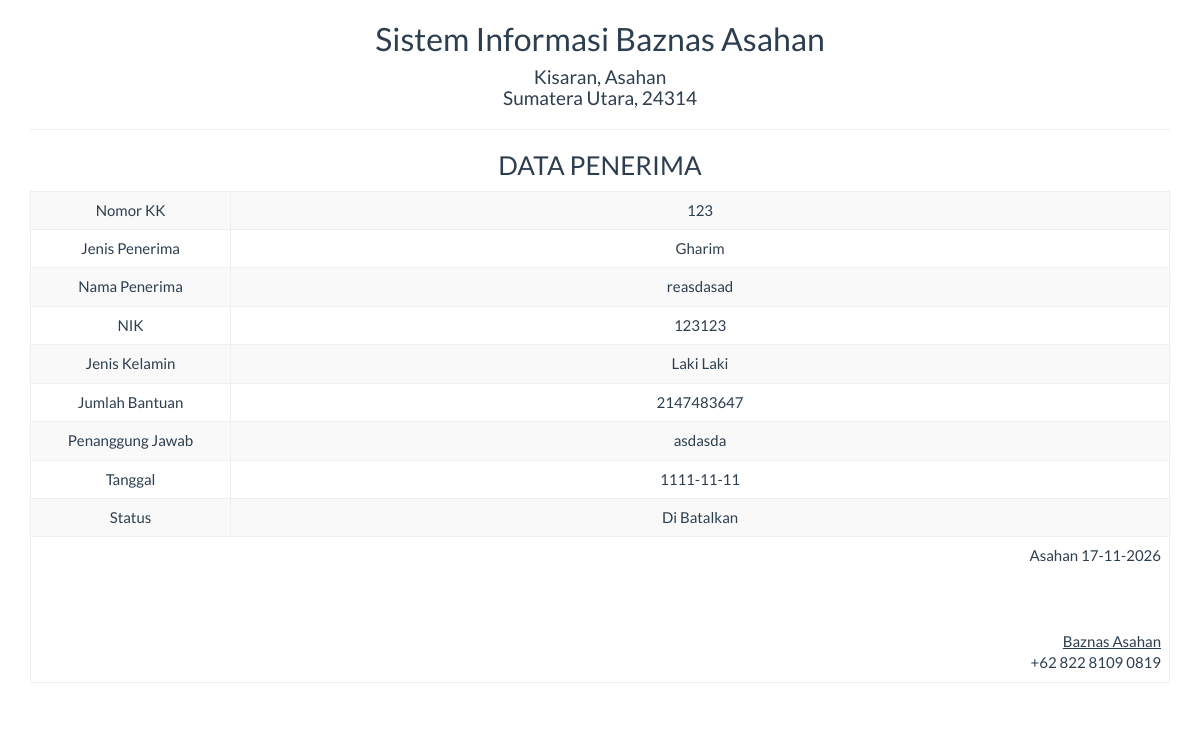
/report/buku_satu.php?id=49, run on the app's committed database.
### tables this page shows
CREATE TABLE `penerima` (
  `KK` int(16) NOT NULL,
  `no_kk` varchar(255) NOT NULL,
  `jenis_penerima` varchar(25) NOT NULL,
  `nama_penerima` varchar(255) NOT NULL,
  `nik` varchar(255) NOT NULL,
  `gender` varchar(255) NOT NULL,
  `jumlah_bantuan` varchar(255) NOT NULL,
  `penanggung` varchar(255) NOT NULL,
  `tanggal` date NOT NULL,
  `jenis_bantuan` varchar(255) NOT NULL,
  `status` varchar(25) NOT NULL,
  `keterangan` varchar(100) NOT NULL
);

### report/buku_satu.php (the view, shortened to what this page needs)
<!DOCTYPE html>
<html>
    <head>
        <link href="../Assets/css/bootstrap.min.css" rel="stylesheet" type="text/css"/>
    </head>
    <body onload="print()">
       <?php
       include '../config/koneksi.php';
       if (isset($_GET['id'])) {
        $sql = "SELECT *FROM penerima WHERE KK ='" . $_GET ['id'] . "'";
           $query = mysqli_query($koneksi, $sql);
           if (mysqli_num_rows($query) > 0) {
               $data = mysqli_fetch_array($query);
           } else {
               $data = null;
               echo "Data dengan Nomor KK $KK tidak ditemukan.";
           }
       } else {
           echo "Nomor KK tidak disediakan.";
           $data = null;
       }
       ?>
        <div class="container">
            <div class='row'>
                <div class="col-sm-12">
                    <div class="text-center">
                        <h2>Sistem Informasi Baznas Asahan </h2>
                        <h4>Kisaran, Asahan<br> Sumatera Utara, 24314</h4>
                        <hr>
                        <h3>DATA PENERIMA</h3>
                        <?php if ($data): ?>
                        <table class="table table-bordered table-striped table-hover">
                            <tbody>
                                <tr>
                                    <td>Nomor KK</td> <td><?= htmlspecialchars($data['no_kk']) ?></td>
                                </tr>
                                <tr>
                                    <td width="200">Jenis Penerima</td> <td><?= htmlspecialchars($data['jenis_penerima']) ?></td>
                                </tr>
                                <tr>
                                    <td>Nama Penerima</td> <td><?= htmlspecialchars($data['nama_penerima']) ?></td>
                                </tr>
                                <tr>
                                    <td>NIK</td> <td><?= htmlspecialchars($data['nik']) ?></td>
                                </tr>
                                <tr>
                                    <td>Jenis Kelamin</td> <td><?= htmlspecialchars($data['gender']) ?></td>
                                </tr>
                                <tr>
                                    <td>Jumlah Bantuan</td> <td><?= htmlspecialchars($data['jumlah_bantuan']) ?></td>
                                </tr>
                                <tr>
                                    <td>Penanggung Jawab</td> <td><?= htmlspecialchars($data['penanggung']) ?></td>
                                </tr>
                                <tr>
                                    <td>Tanggal</td> <td><?= htmlspecialchars($data['tanggal']) ?></td>
                                </tr>
                                <tr>
                                    <td>Status</td> <td><?= htmlspecialchars($data['status']) ?></td>
                                </tr>
                            </tbody>
                            <tfoot>
                                <tr>
                                    <td colspan="2" class="text-right">
                                        Asahan <?= date("d-m-Y") ?>
                                        <br><br><br><br>
                                        <u>Baznas Asahan</u><br>
                                        +62 822 8109 0819
                                    </td>
                                </tr>
                            </tfoot>
                        </table>
                        <?php else: ?>
                        <p>Data tidak ditemukan untuk Nomor KK yang diberikan.</p>
                        <?php endif; ?>
                    </div>
                </div>
            </div>
    </body>
</html>

### data on the page
penerima: no_kk "123", jenis_penerima "Gharim", nama_penerima "reasdasad", nik "123123", gender "Laki Laki", jumlah_bantuan "2147483647", penanggung "asdasda", tanggal "1111-11-11", status "Di Batalkan"
